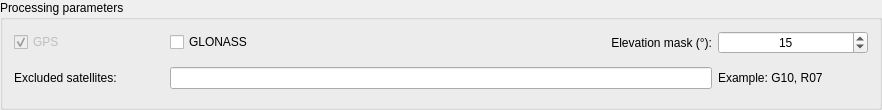
    <widget class="QGroupBox" name="Parameters_groupBox">
     <property name="sizePolicy">
      <sizepolicy hsizetype="Minimum" vsizetype="Fixed">
       <horstretch>0</horstretch>
       <verstretch>0</verstretch>
      </sizepolicy>
     </property>
     <property name="minimumSize">
      <size>
       <width>0</width>
       <height>110</height>
      </size>
     </property>
     <property name="maximumSize">
      <size>
       <width>16777215</width>
       <height>110</height>
      </size>
     </property>
     <property name="title">
      <string>Processing parameters</string>
     </property>
     <layout class="QVBoxLayout" name="verticalLayout_4">
      <item>
       <layout class="QHBoxLayout" name="horizontalLayout_5">
        <item>
         <widget class="QCheckBox" name="gps_checkBox">
          <property name="enabled">
           <bool>false</bool>
          </property>
          <property name="sizePolicy">
           <sizepolicy hsizetype="Fixed" vsizetype="Fixed">
            <horstretch>0</horstretch>
            <verstretch>0</verstretch>
           </sizepolicy>
          </property>
          <property name="minimumSize">
           <size>
            <width>150</width>
            <height>0</height>
           </size>
          </property>
          <property name="maximumSize">
           <size>
            <width>150</width>
            <height>16777215</height>
           </size>
          </property>
          <property name="text">
           <string>GPS</string>
          </property>
          <property name="checked">
           <bool>true</bool>
          </property>
         </widget>
        </item>
        <item>
         <widget class="QCheckBox" name="glonass_checkBox">
          <property name="sizePolicy">
           <sizepolicy hsizetype="Fixed" vsizetype="Fixed">
            <horstretch>0</horstretch>
            <verstretch>0</verstretch>
           </sizepolicy>
          </property>
          <property name="maximumSize">
           <size>
            <width>16777215</width>
            <height>16777215</height>
           </size>
          </property>
          <property name="text">
           <string>GLONASS</string>
          </property>
         </widget>
        </item>
        <item>
         <spacer name="horizontalSpacer_4">
          <property name="orientation">
           <enum>Qt::Horizontal</enum>
          </property>
          <property name="sizeType">
           <enum>QSizePolicy::Expanding</enum>
          </property>
          <property name="sizeHint" stdset="0">
           <size>
            <width>50</width>
            <height>20</height>
           </size>
          </property>
         </spacer>
        </item>
        <item>
         <widget class="QLabel" name="ElevMask_label">
          <property name="minimumSize">
           <size>
            <width>150</width>
            <height>0</height>
           </size>
          </property>
          <property name="maximumSize">
           <size>
            <width>150</width>
            <height>16777215</height>
           </size>
          </property>
          <property name="text">
           <string>Elevation mask (°):</string>
          </property>
          <property name="alignment">
           <set>Qt::AlignRight|Qt::AlignTrailing|Qt::AlignVCenter</set>
          </property>
         </widget>
        </item>
        <item>
         <widget class="QSpinBox" name="elv_mask_spinBox">
          <property name="sizePolicy">
           <sizepolicy hsizetype="Fixed" vsizetype="Fixed">
            <horstretch>0</horstretch>
            <verstretch>0</verstretch>
           </sizepolicy>
          </property>
          <property name="minimumSize">
           <size>
            <width>150</width>
            <height>0</height>
           </size>
          </property>
          <property name="maximumSize">
           <size>
            <width>150</width>
            <height>16777215</height>
           </size>
          </property>
          <property name="alignment">
           <set>Qt::AlignCenter</set>
          </property>
          <property name="maximum">
           <number>90</number>
          </property>
          <property name="value">
           <number>15</number>
          </property>
         </widget>
        </item>
       </layout>
      </item>
      <item>
       <layout class="QHBoxLayout" name="horizontalLayout_6">
        <item>
         <widget class="QLabel" name="ExcludedSatellites_label">
          <property name="minimumSize">
           <size>
            <width>150</width>
            <height>0</height>
           </size>
          </property>
          <property name="maximumSize">
           <size>
            <width>150</width>
            <height>16777215</height>
           </size>
          </property>
          <property name="text">
           <string>Excluded satellites:</string>
          </property>
         </widget>
        </item>
        <item>
         <widget class="QLineEdit" name="excluded_sats_lineEdit">
          <property name="minimumSize">
           <size>
            <width>542</width>
            <height>0</height>
           </size>
          </property>
         </widget>
        </item>
        <item>
         <widget class="QLabel" name="ExampleExclude_label">
          <property name="sizePolicy">
           <sizepolicy hsizetype="Preferred" vsizetype="Preferred">
            <horstretch>0</horstretch>
            <verstretch>0</verstretch>
           </sizepolicy>
          </property>
          <property name="minimumSize">
           <size>
            <width>150</width>
            <height>0</height>
           </size>
          </property>
          <property name="maximumSize">
           <size>
            <width>150</width>
            <height>16777215</height>
           </size>
          </property>
          <property name="text">
           <string>Example: G10, R07</string>
          </property>
         </widget>
        </item>
       </layout>
      </item>
     </layout>
    </widget>
